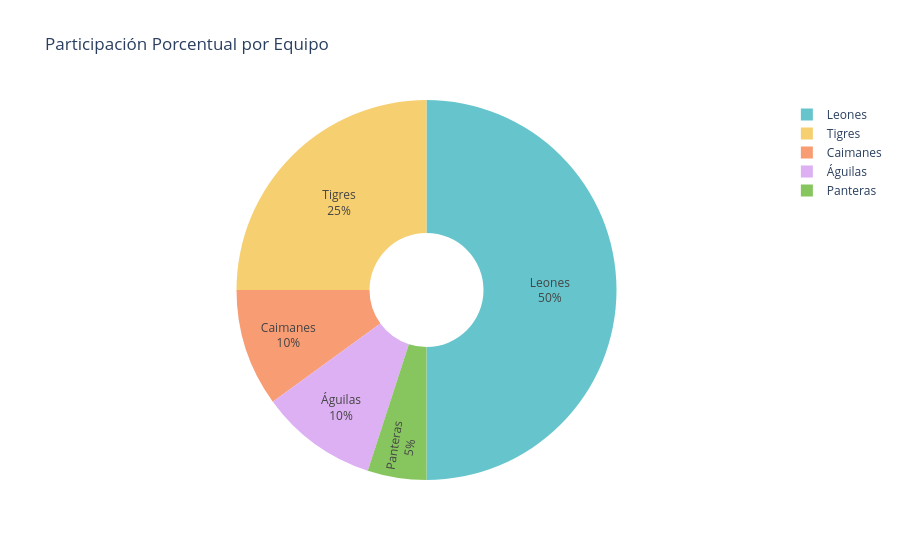

This figure's notebook cell:
### Markdown cell above
### Visualización con Plotly

Para una comparativa más clara de las proporciones:

### Code cell
import plotly.express as px

fig = px.pie(df, values='Asistentes', names='Equipo', 
             title='Participación Porcentual por Equipo',
             hole=0.3,
             color_discrete_sequence=px.colors.qualitative.Pastel)
fig.update_traces(textinfo='percent+label')
fig.show()
fig.write_image(r"C:\Users\marco\Downloads\participacion_porcentual_pie_chart.jpeg")

### Figure 1 — Plotly figure (JSON) as saved in the notebook; plotly's stock layout.template omitted (floating-point values rounded to 4 significant figures)
{"data": [{"domain": {"x": [0, 1], "y": [0, 1]}, "hole": 0.3, "hovertemplate": "Equipo=%{label}<br>Asistentes=%{value}<extra></extra>", "labels": ["Leones", "Tigres", "Caimanes", "Águilas", "Panteras"], "legendgroup": "", "name": "", "showlegend": true, "textinfo": "percent+label", "type": "pie", "values": [10000, 5000, 2000, 2000, 1000]}], "layout": {"legend": {"tracegroupgap": 0}, "piecolorway": ["rgb(102, 197, 204)", "rgb(246, 207, 113)", "rgb(248, 156, 116)", "rgb(220, 176, 242)", "rgb(135, 197, 95)", "rgb(158, 185, 243)", "rgb(254, 136, 177)", "rgb(201, 219, 116)", "rgb(139, 224, 164)", "rgb(180, 151, 231)", "rgb(179, 179, 179)"], "title": {"text": "Participación Porcentual por Equipo"}}}
